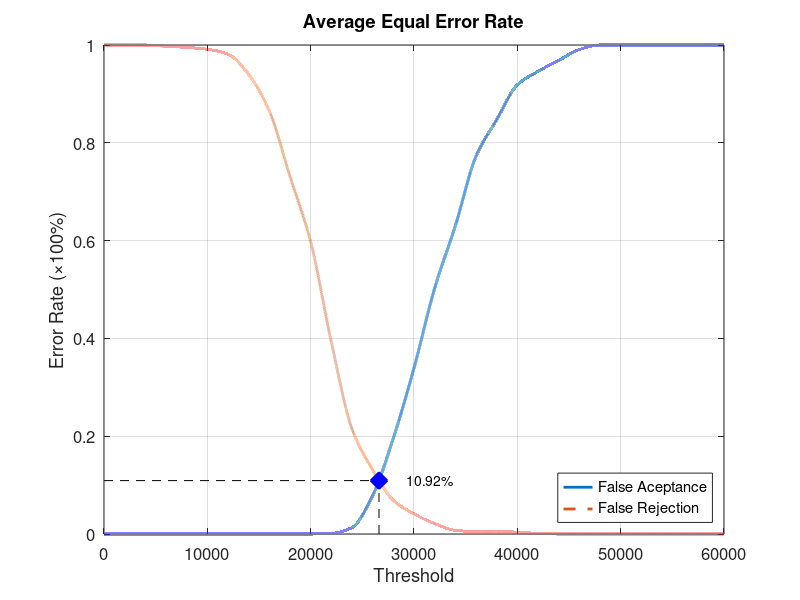
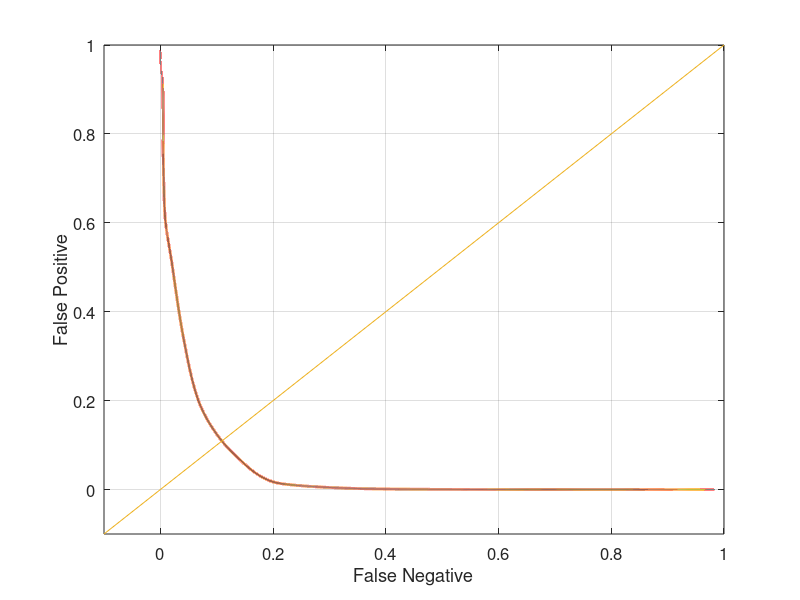

Source code (MATLAB) for these figures, in order:
function yEER = Experiment1Average
close all;
clear;
clc;
x = 0:2000:60000;
xq = 0:0.5:60000;

y0 = [0 0 0 0 0 0 0 0 0 0 0 0.00131579 0.0131579 0.0789474 0.196053 0.339474 0.502632 0.630263 0.772368 0.847368 0.918421 0.946053 0.968421 0.990789 1 1 1 1 1 1 1];
yy0 = interp1(x, y0, xq, 'pchip');
y1 = [1 1 1 0.9975 0.995 0.99125 0.98125 0.94 0.865 0.73125 0.5975 0.3925 0.215 0.13125 0.06875 0.04125 0.02125 0.0075 0.005 0.005 0.00375 0.00125 0 0 0 0 0 0 0 0 0];
yy1 = interp1(x, y1, xq, 'pchip');

% Calculating EER: 
y2 = abs(y0 - y1);
find(y2 == min(y2))
yy2 = abs(yy0 - yy1);
xEER = find(yy2 == min(yy2));
xEERIndex = xq(xEER) % X-axis EER
yEER = yy0(xEER) % Y-axis EER

main = figure
plot(xq, yy0,'-','LineWidth', 2);	hold on
plot(xq, yy1,'--','LineWidth', 2);	hold on
plot([xEERIndex xEERIndex], [0 yEER], 'k--');	hold on
plot([0 xEERIndex], [yEER yEER], 'k--');	hold on
plot(xEERIndex, yEER, 'bx', 'LineWidth', 10);	hold on
text(xEERIndex + 10 * xEERIndex / 100, yEER, [num2str(round((10000 * yEER)) / 100) '%'])
legend('False Aceptance', 'False Rejection', 'Location', 'SouthEast')
xlabel('Threshold')
ylabel('Error Rate (\times100%)')
title('Average Equal Error Rate')
set(gca, 'FontSize', 12)
axis([0 60000 0 1])
grid on

print(main, 'Experiment1AverageMain', '-dpng');
FNRxFPR = figure('Color', [1 1 1]);
plot(yy1, yy0, '-', yy1, yy0, 'LineWidth', 2);
hold on
y = -0.1:0.1:1
plot(y, y); 
set(gca, 'FontSize', 12)
xlabel('False Negative')
ylabel('False Positive')
axis([-0.1 1 -0.1 1])
set(gca, 'FontSize', 12)
grid on

print(FNRxFPR, 'Experiment1AverageFNRxFPR','-dpng');
end
